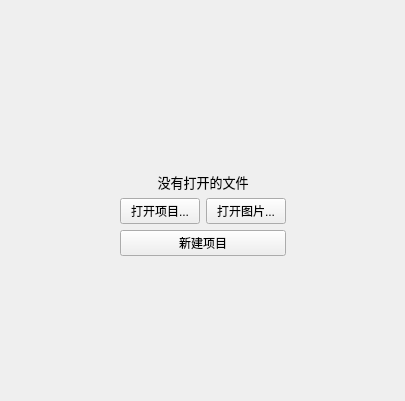
<?xml version="1.0" encoding="UTF-8"?>
<ui version="4.0">
 <class>NoEditorWidget</class>
 <widget class="QWidget" name="NoEditorWidget">
  <property name="windowModality">
   <enum>Qt::NonModal</enum>
  </property>
  <property name="geometry">
   <rect>
    <x>0</x>
    <y>0</y>
    <width>405</width>
    <height>401</height>
   </rect>
  </property>
  <property name="windowTitle">
   <string>Form</string>
  </property>
  <layout class="QHBoxLayout" name="horizontalLayout_2">
   <item>
    <spacer name="horizontalSpacer">
     <property name="orientation">
      <enum>Qt::Horizontal</enum>
     </property>
     <property name="sizeHint" stdset="0">
      <size>
       <width>40</width>
       <height>20</height>
      </size>
     </property>
    </spacer>
   </item>
   <item>
    <layout class="QVBoxLayout" name="verticalLayout">
     <item>
      <spacer name="verticalSpacer_2">
       <property name="orientation">
        <enum>Qt::Vertical</enum>
       </property>
       <property name="sizeHint" stdset="0">
        <size>
         <width>20</width>
         <height>40</height>
        </size>
       </property>
      </spacer>
     </item>
     <item>
      <widget class="QLabel" name="title">
       <property name="font">
        <font>
         <pointsize>10</pointsize>
        </font>
       </property>
       <property name="text">
        <string>没有打开的文件</string>
       </property>
       <property name="alignment">
        <set>Qt::AlignCenter</set>
       </property>
      </widget>
     </item>
     <item>
      <layout class="QHBoxLayout" name="horizontalLayout">
       <item>
        <widget class="QPushButton" name="open_project_btn">
         <property name="text">
          <string>打开项目...</string>
         </property>
        </widget>
       </item>
       <item>
        <widget class="QPushButton" name="open_image_btn">
         <property name="text">
          <string>打开图片...</string>
         </property>
        </widget>
       </item>
      </layout>
     </item>
     <item>
      <layout class="QVBoxLayout" name="verticalLayout_2">
       <item>
        <widget class="QPushButton" name="new_project_button">
         <property name="text">
          <string>新建项目</string>
         </property>
        </widget>
       </item>
       <item>
        <spacer name="verticalSpacer">
         <property name="orientation">
          <enum>Qt::Vertical</enum>
         </property>
         <property name="sizeHint" stdset="0">
          <size>
           <width>20</width>
           <height>40</height>
          </size>
         </property>
        </spacer>
       </item>
      </layout>
     </item>
    </layout>
   </item>
   <item>
    <spacer name="horizontalSpacer_2">
     <property name="orientation">
      <enum>Qt::Horizontal</enum>
     </property>
     <property name="sizeHint" stdset="0">
      <size>
       <width>40</width>
       <height>20</height>
      </size>
     </property>
    </spacer>
   </item>
  </layout>
 </widget>
 <resources/>
 <connections/>
</ui>
